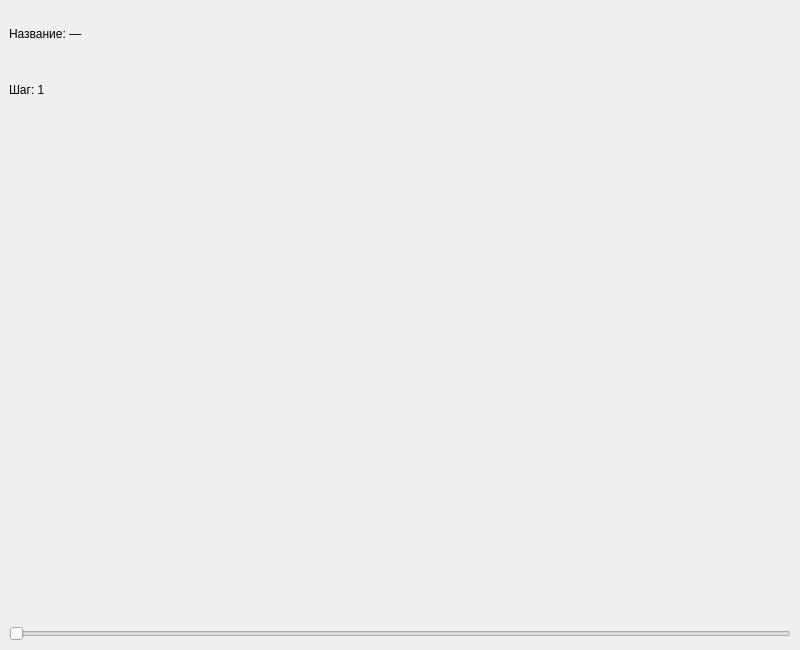
<?xml version="1.0" encoding="UTF-8"?>
<ui version="4.0">
    <class>MainWindow</class>
    <widget class="QMainWindow" name="MainWindow">
        <property name="geometry">
            <rect><x>0</x><y>0</y><width>800</width><height>650</height></rect>
        </property>
        <property name="windowTitle"><string>L-система</string></property>
        <widget class="QWidget" name="centralwidget">
            <layout class="QVBoxLayout" name="verticalLayout">
                <item>
                    <widget class="QLabel" name="lblName">
                        <property name="text"><string>Название: —</string></property>
                    </widget>
                </item>
                <item>
                    <widget class="QLabel" name="lblStep">
                        <property name="text"><string>Шаг: 1</string></property>
                    </widget>
                </item>
                <item>
                    <widget class="QLabel" name="canvasLabel">
                        <property name="minimumSize"><size><width>700</width><height>500</height></size></property>
                        <property name="alignment"><set>Qt::AlignCenter</set></property>
                    </widget>
                </item>
                <item>
                    <widget class="QSlider" name="sliderStep">
                        <property name="orientation"><enum>Qt::Horizontal</enum></property>
                        <property name="minimum"><number>1</number></property>
                        <property name="maximum"><number>1</number></property>
                        <property name="value"><number>1</number></property>
                    </widget>
                </item>
            </layout>
        </widget>
    </widget>
    <resources/>
    <connections/>
</ui>
